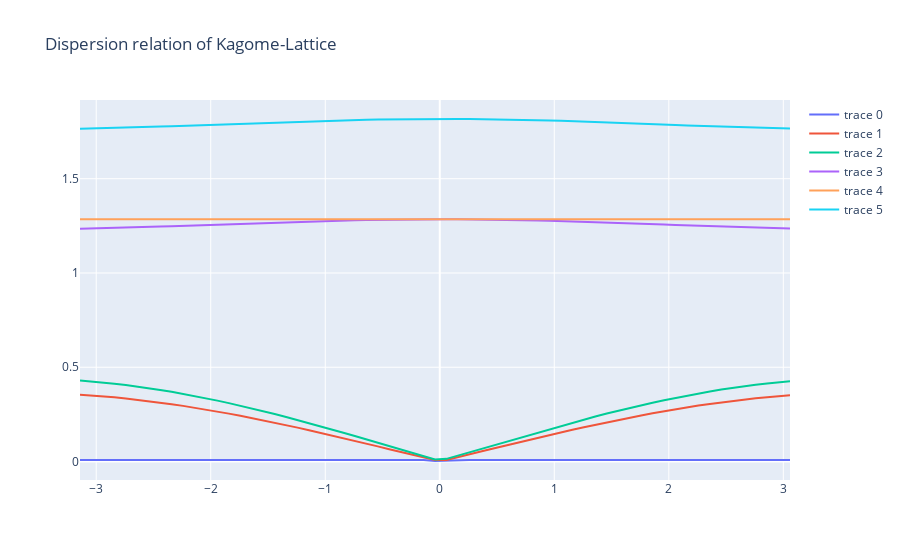

Notebook source saved alongside this figure:
### Code cell
import plotly.graph_objects as go

# fig = go.Figure(data=[go.Surface(z=ws[:, :, i], x=kl.qxs, y=kl.qys) for i in range(6)])
fig = go.Figure(data=[go.Scatter(x=kl.qxs, y=ws[:, 31, i]) for i in range(6)])
fig.update_layout(
    title='Dispersion relation of Kagome-Lattice', 
    scene=dict(
        xaxis_title=r'$k_x$',
        yaxis_title=r'$k_y$',
        # zaxis_title=r'$\omega$'
    ),
    autosize=True)
fig.show()
